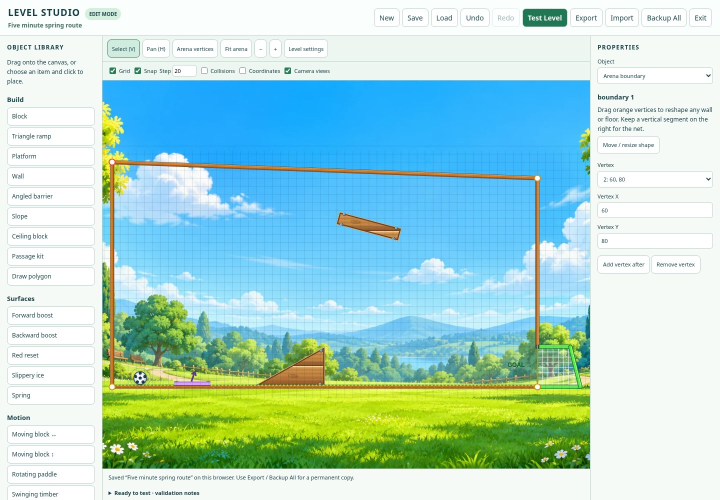
#> input picture docs/editor-evidence/editor-spring-route.jpg, 1440 x 1000 px (shown at 1/2 size)
$ python editor-contact-sheet.py
#> lines starting #> are read from the running program, lines starting #| are printed output that depends on the picture
"""Assemble actual UI captures for review; requires Pillow, not a game dependency."""
from pathlib import Path
from PIL import Image, ImageDraw, ImageFont
root = Path(__file__).resolve().parents[1] / 'docs/editor-evidence'
items = [('editor-spring-route.jpg', 'Visual construction and editable perimeter'),
         ('polygon-colliders.jpg', 'Concave polygon / vertex editing'),
         ('mechanic-library.jpg', 'Native mechanics and collision overlay'),
         ('draft-goal.jpg', 'Actual drag-input goal in Test Mode'),
         ('exploring-shaft.jpg', 'Free exploration of a scrolling arena'),
         ('mobile-pinch.jpg', 'Landscape touch pan and pinch')]
w, h = 900, 610
sheet = Image.new('RGB', (w*2, h*3+55), '#eaf2ef')
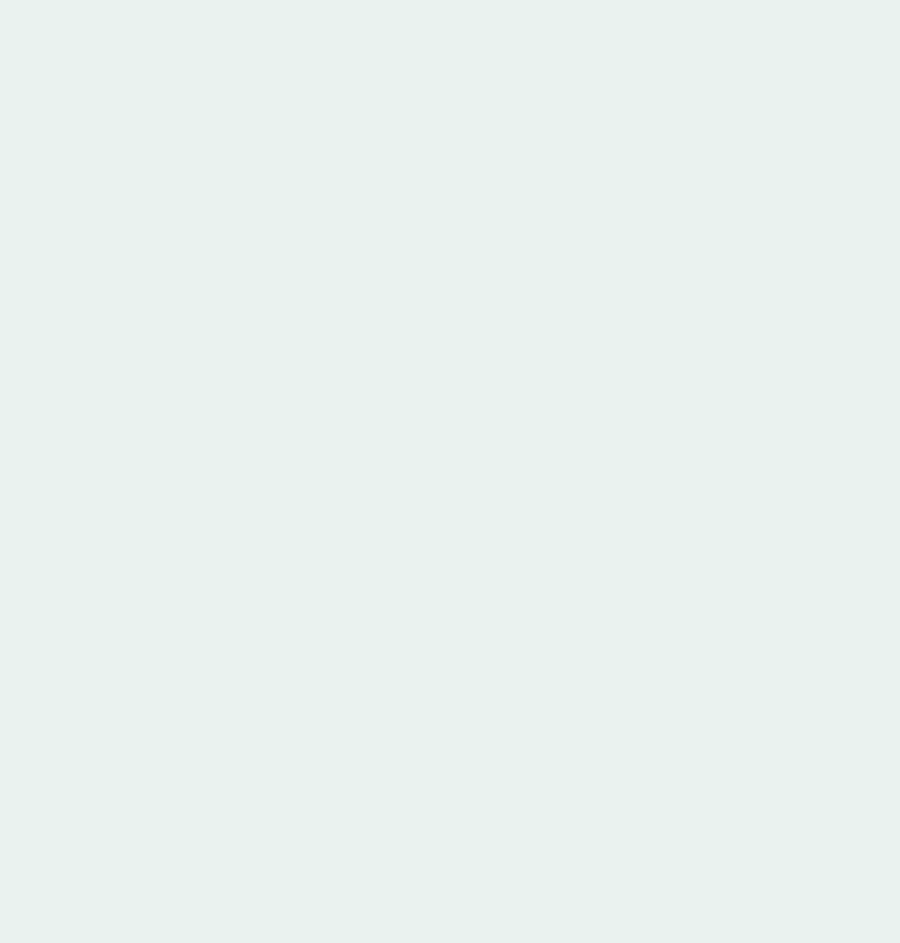
#> sheet: PIL image 1800x1885 RGB (shown at 1/2 size); mean R, G, B 234, 242, 239
draw = ImageDraw.Draw(sheet)
font = ImageFont.truetype('/usr/share/fonts/truetype/dejavu/DejaVuSans.ttf', 21)
draw.text((15,12), 'GOAL IN ONE — LEVEL STUDIO & EXPLORATION', font=font, fill='#183f46')
for i,(file,label) in enumerate(items):
    x=i%2*w; y=i//2*h+55
    draw.text((x+12,y+5),label,font=font,fill='#183f46')
    image=Image.open(root/file);image.thumbnail((w-20,h-50),Image.Resampling.LANCZOS)
#> further down, image is the input picture: PIL image 1440x1000 RGB; mean R, G, B 173.5, 215.6, 208.6
#> after `image.thumbnail((w - 20, h - 50), Image.Resampling.LANCZOS)`:
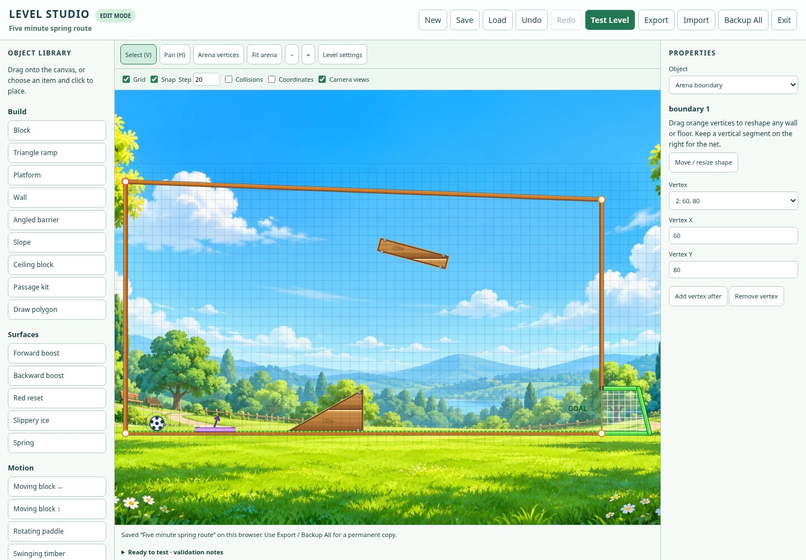
#> image: PIL image 806x560 RGB; mean R, G, B 173.5, 215.5, 208.5
    sheet.paste(image,(x+(w-image.width)//2,y+40+(h-50-image.height)//2))
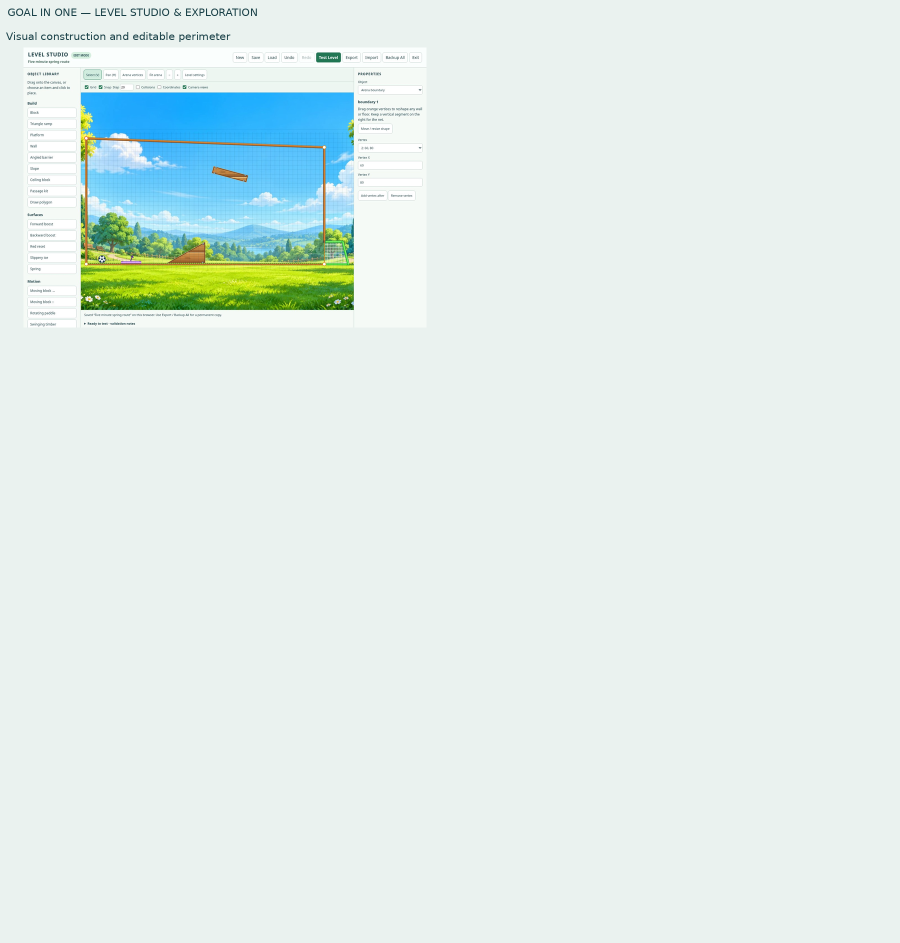
#> sheet: PIL image 1800x1885 RGB (shown at 1/2 size); mean R, G, B 225.7, 238.3, 234.7
#> pass 2 of the loop `for i,(file,label) in enumerate(items):`:
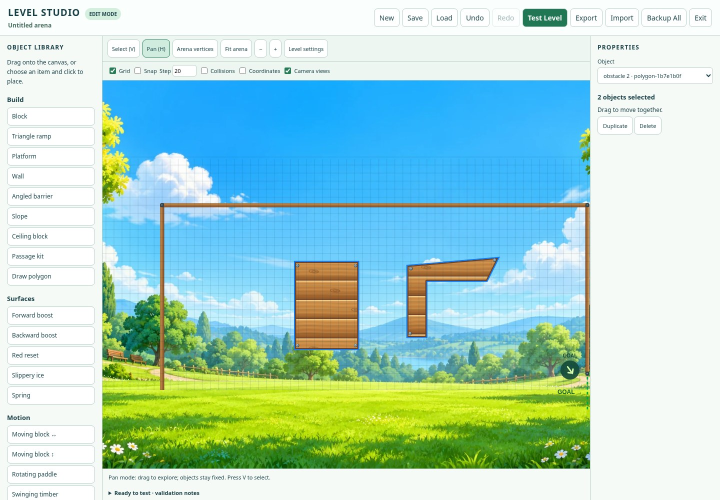
#> input picture docs/editor-evidence/polygon-colliders.jpg, 1440 x 1000 px (shown at 1/2 size)
#> image is the input picture: PIL image 1440x1000 RGB; mean R, G, B 172.9, 214.1, 205.1
#> `image.thumbnail((w - 20, h - 50), Image.Resampling.LANCZOS)`:
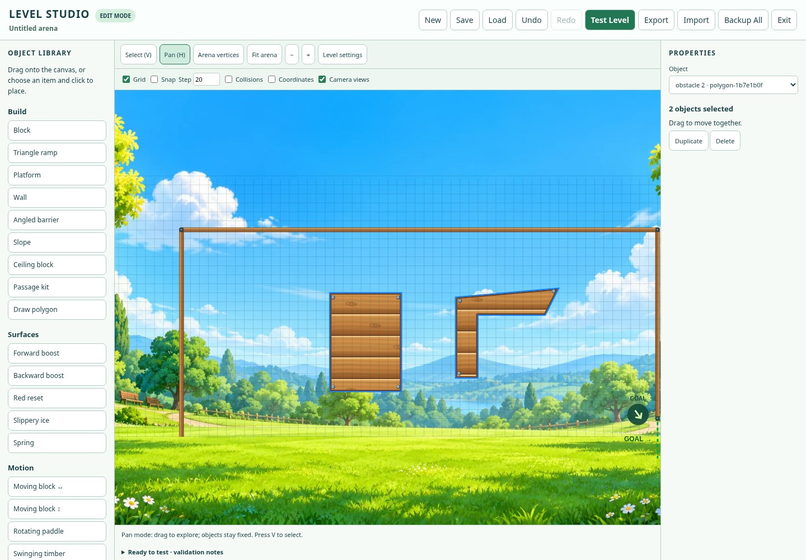
#> image: PIL image 806x560 RGB; mean R, G, B 172.9, 213.9, 205
#> `sheet.paste(image,(x+(w-image.width)//2,y+40+(h-50-image.height)//2))`:
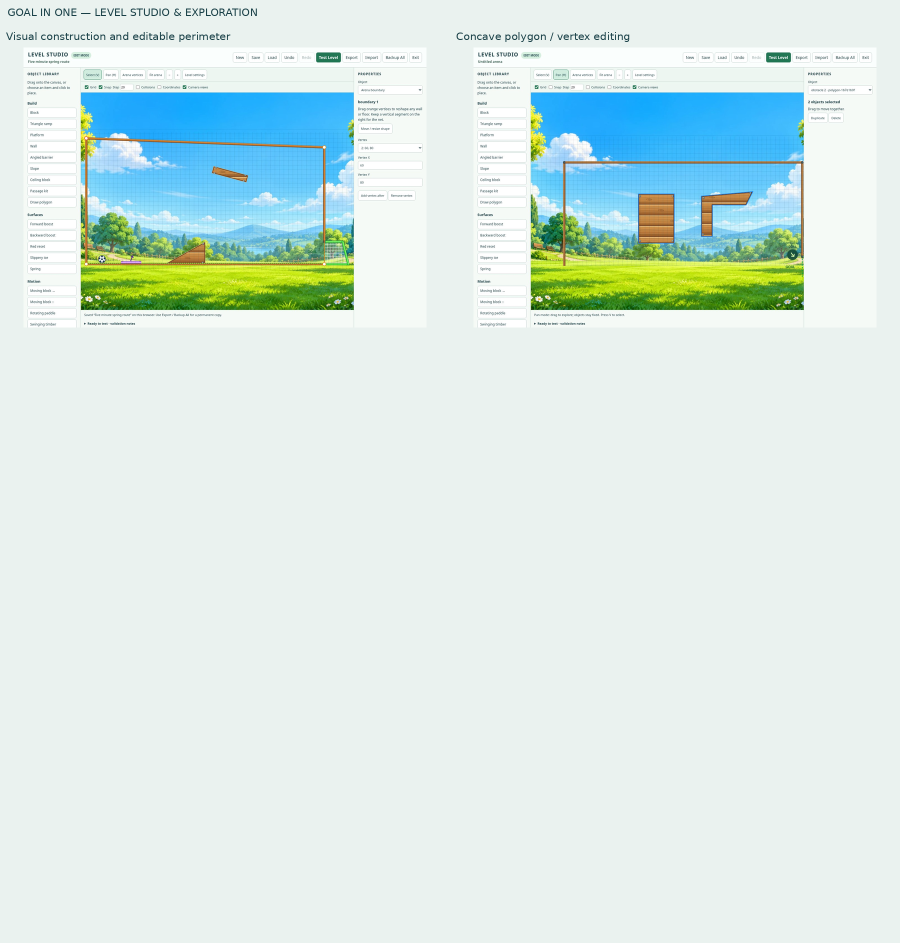
#> sheet: PIL image 1800x1885 RGB (shown at 1/2 size); mean R, G, B 217.5, 234.4, 230.1
#> pass 3 of the loop `for i,(file,label) in enumerate(items):`:
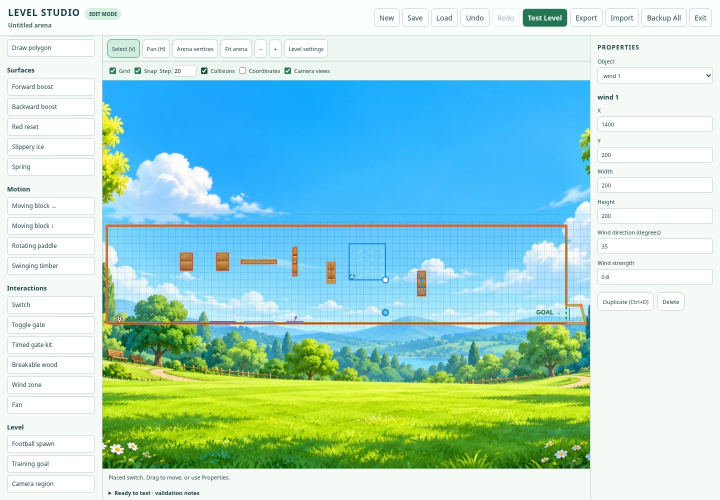
#> input picture docs/editor-evidence/mechanic-library.jpg, 1440 x 1000 px (shown at 1/2 size)
#> image is the input picture: PIL image 1440x1000 RGB; mean R, G, B 171.8, 215.7, 207.8
#> `image.thumbnail((w - 20, h - 50), Image.Resampling.LANCZOS)`:
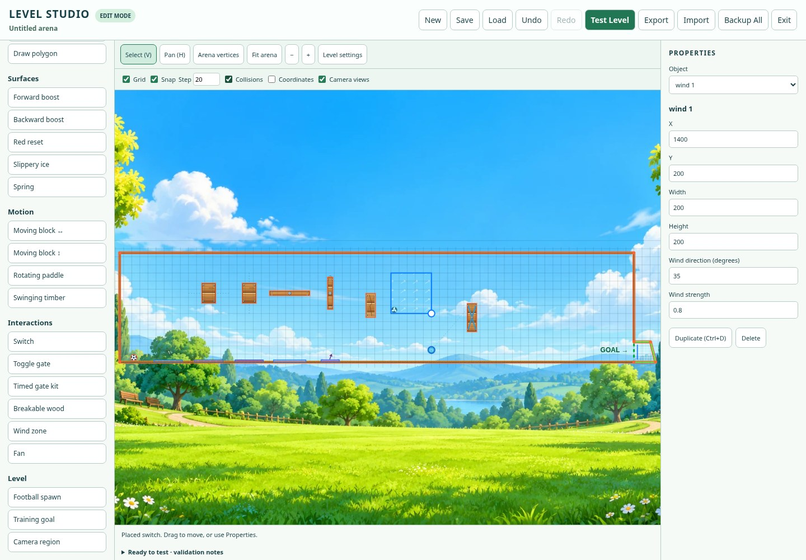
#> image: PIL image 806x560 RGB; mean R, G, B 171.8, 215.6, 207.6
#> `sheet.paste(image,(x+(w-image.width)//2,y+40+(h-50-image.height)//2))`:
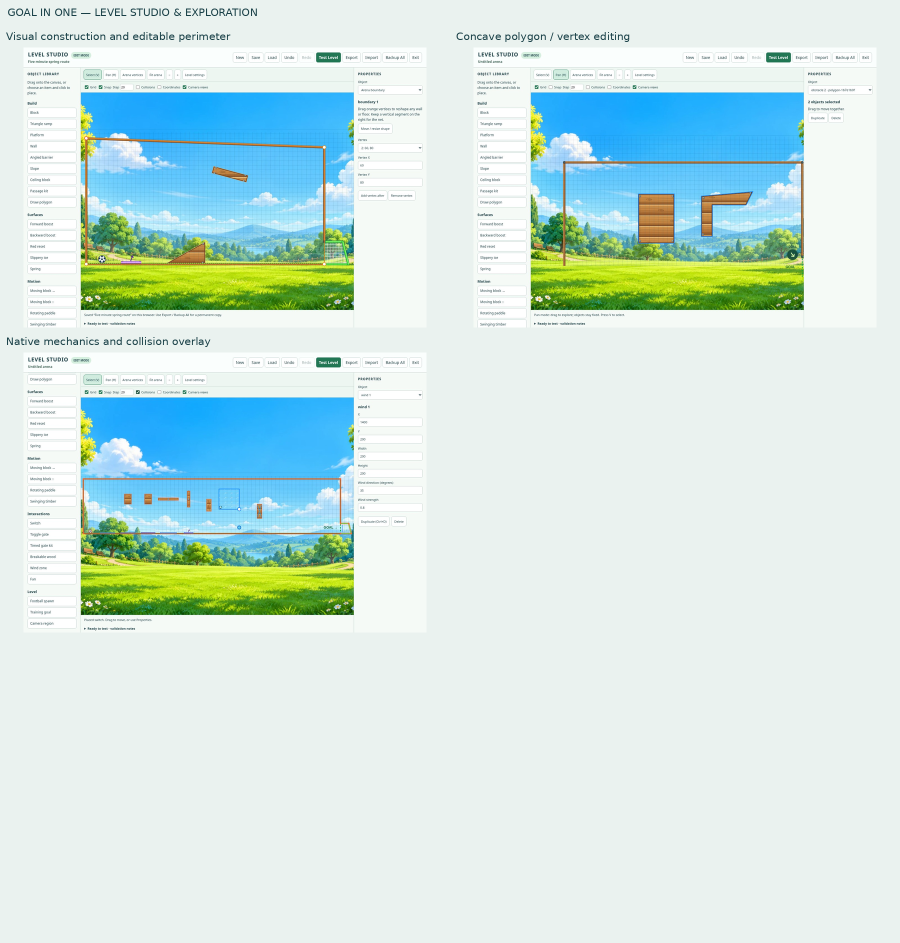
#> sheet: PIL image 1800x1885 RGB (shown at 1/2 size); mean R, G, B 209.1, 230.8, 225.9
#> the loop made 6 passes; the first 3 are shown
sheet.save(root/'editor-overview.jpg',quality=90)
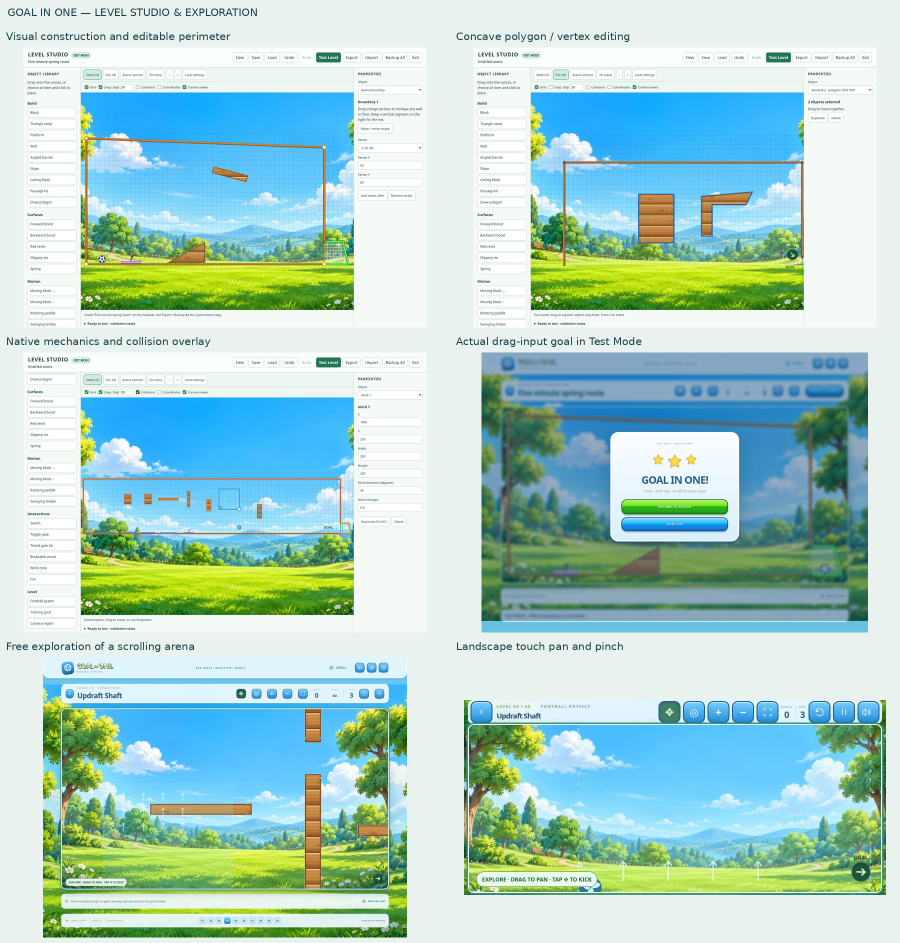
#> saved as editor-overview.jpg: PIL image 1800x1885 RGB (shown at 1/2 size); mean R, G, B 172, 209.1, 201.5
